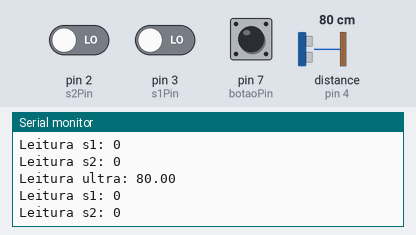
Bench run of a sketch on a simulated Arduino Uno, built with avr-gcc and run on an emulated ATmega328P. Parts: the last lines printed to the serial monitor. The inputs (shaded band) are chosen by the test bench; at power-on: distance to the obstacle (sensor on pin 4) 80 cm, pin 7 (botaoPin) LOW, pin 2 (s2Pin) LOW, pin 3 (s1Pin) LOW. The echo pulse lasts 58.3 µs per cm; storage starts empty. At 10.3 s the program stops and its outputs stay as they are.

Above: at 1.8 s.
1.9 s: distance to the obstacle (sensor on pin 4) set to 250 cm
At 2.9 s:
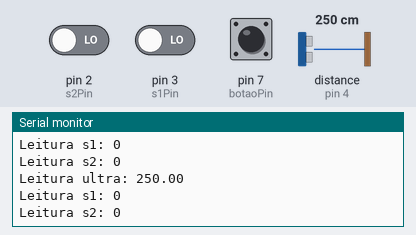
6.0 s: distance to the obstacle (sensor on pin 4) set to 299 cm
At 6.6 s:
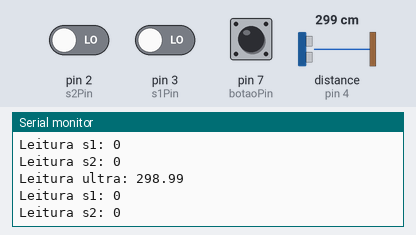
10.1 s: pin 7 (botaoPin) pulled HIGH for 1.25 s
At 10.9 s:
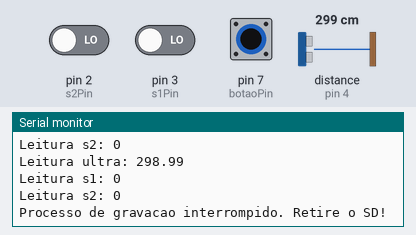
Timing chart, 0 to 11.8 s (numbered marks = the images above; inputs shaded):
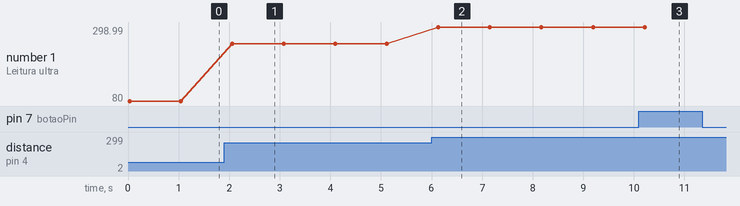

The sketch:

SD_ultra_icos.ino
```cpp
#include <Ultrasonic.h>

// Programa: Gravacao com modulo cartao SD
// Autor: FILIPEFLOP

#include <SdFat.h>

SdFat sdCard;
SdFile meuArquivo;

// Pino ligado ao CS do modulo
const int echoPin = 4;
const int trigPin = 5;
const int chipSelect = 6;
const int potPin = A5;
const int botaoPin = 7;
const int s1Pin = 3;
const int s2Pin = 2;

int estadoS1 = 0;
int estadoS2 = 0;
int valorBot = 0;
float distancia = 0.0;
long microsec = 0;

Ultrasonic ultrasonic(trigPin, echoPin);

void setup()
{
  Serial.begin(9600);
  // Define o pino do potenciometro como entrada
  pinMode(potPin, INPUT);
  pinMode(botaoPin, INPUT);
  pinMode(s1Pin, INPUT);
  pinMode(s2Pin, INPUT);

  // Inicializa o modulo SD
  if(!sdCard.begin(chipSelect,SPI_HALF_SPEED))sdCard.initErrorHalt();
  // Abre o arquivo LER_POT.TXT
  if (!meuArquivo.open("dados.txt", O_RDWR | O_CREAT | O_AT_END))
  {
    sdCard.errorHalt("Erro na abertura do arquivo LER_POT.TXT!");
  }
}

void loop()
{
  microsec = ultrasonic.timing();
  distancia = ultrasonic.convert(microsec, Ultrasonic::CM);

  estadoS1 = digitalRead(s1Pin);
  estadoS2 = digitalRead(s2Pin);

  Serial.print("Leitura ultra: ");
  Serial.println(distancia);
  Serial.print("Leitura s1: ");
  Serial.println(estadoS1);
  Serial.print("Leitura s2: ");
  Serial.println(estadoS2);

  // Grava dados do potenciometro em LER_POT.TXT
  meuArquivo.print("Leitura ultra: ");
  meuArquivo.println(distancia);
  meuArquivo.print("Leitura s1: ");
  meuArquivo.println(estadoS1);
  meuArquivo.print("Leitura s2: ");
  meuArquivo.println(estadoS2);

  valorBot = digitalRead(botaoPin);
  if (valorBot == 1)
  {
    // Interrompe o processo e fecha o arquivo
    Serial.println("Processo de gravacao interrompido. Retire o SD!");
    meuArquivo.close();
    while (1) {}
  }
  delay(1000);
}
```

Measured:
- after the input at 1.9 s, the serial monitor: prints a new line after 0.16 s (image 1)
- after the input at 6.0 s, the serial monitor: prints a new line after 0.13 s (image 2)
- after the input at 10.1 s, the serial monitor: prints a new line after 0.17 s (image 3)
- plotted number 1: 80 → 250 after the input at 1.9 s, 250 → 298.99 after the input at 6.0 s
